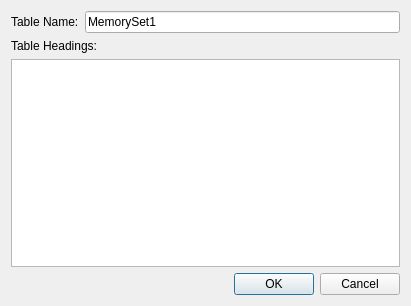
<?xml version="1.0" encoding="UTF-8"?>
<ui version="4.0">
 <class>AddDialog</class>
 <widget class="QDialog" name="AddDialog">
  <property name="windowModality">
   <enum>Qt::WindowModal</enum>
  </property>
  <property name="geometry">
   <rect>
    <x>0</x>
    <y>0</y>
    <width>411</width>
    <height>306</height>
   </rect>
  </property>
  <property name="sizePolicy">
   <sizepolicy hsizetype="Preferred" vsizetype="Fixed">
    <horstretch>0</horstretch>
    <verstretch>0</verstretch>
   </sizepolicy>
  </property>
  <property name="windowTitle">
   <string>Specify New Table</string>
  </property>
  <layout class="QVBoxLayout" name="verticalLayout">
   <item>
    <widget class="QWidget" name="widget" native="true">
     <layout class="QHBoxLayout" name="horizontalLayout">
      <property name="leftMargin">
       <number>0</number>
      </property>
      <property name="topMargin">
       <number>0</number>
      </property>
      <property name="rightMargin">
       <number>0</number>
      </property>
      <property name="bottomMargin">
       <number>0</number>
      </property>
      <item>
       <widget class="QLabel" name="label">
        <property name="text">
         <string>Table Name:</string>
        </property>
       </widget>
      </item>
      <item>
       <widget class="QLineEdit" name="lineName">
        <property name="text">
         <string>MemorySet1</string>
        </property>
       </widget>
      </item>
     </layout>
    </widget>
   </item>
   <item>
    <widget class="QLabel" name="label_2">
     <property name="text">
      <string>Table Headings:</string>
     </property>
    </widget>
   </item>
   <item>
    <widget class="QListView" name="listHeadings">
     <property name="contextMenuPolicy">
      <enum>Qt::CustomContextMenu</enum>
     </property>
    </widget>
   </item>
   <item>
    <widget class="QDialogButtonBox" name="buttonBox">
     <property name="enabled">
      <bool>true</bool>
     </property>
     <property name="orientation">
      <enum>Qt::Horizontal</enum>
     </property>
     <property name="standardButtons">
      <set>QDialogButtonBox::Cancel|QDialogButtonBox::Ok</set>
     </property>
    </widget>
   </item>
  </layout>
  <action name="actionInsertColumnHeader">
   <property name="text">
    <string>Insert Column Header</string>
   </property>
  </action>
  <action name="actionRemoveColumnHeader">
   <property name="text">
    <string>Remove Column Header</string>
   </property>
  </action>
 </widget>
 <resources/>
 <connections>
  <connection>
   <sender>buttonBox</sender>
   <signal>accepted()</signal>
   <receiver>AddDialog</receiver>
   <slot>accept()</slot>
   <hints>
    <hint type="sourcelabel">
     <x>224</x>
     <y>58</y>
    </hint>
    <hint type="destinationlabel">
     <x>157</x>
     <y>83</y>
    </hint>
   </hints>
  </connection>
  <connection>
   <sender>buttonBox</sender>
   <signal>rejected()</signal>
   <receiver>AddDialog</receiver>
   <slot>reject()</slot>
   <hints>
    <hint type="sourcelabel">
     <x>292</x>
     <y>64</y>
    </hint>
    <hint type="destinationlabel">
     <x>286</x>
     <y>83</y>
    </hint>
   </hints>
  </connection>
 </connections>
</ui>
